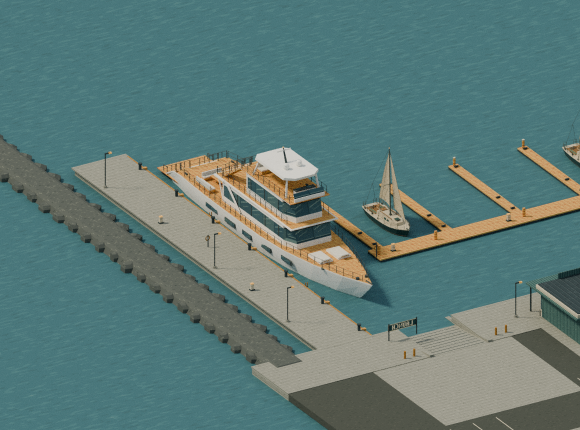
#> input picture prototypes/breakwater-harbor/renders/quay.png, 1160 x 860 px, given in place of day.png, which was not available (shown at 1/2 size)
$ python package_review.py
#> lines starting #> are read from the running program, lines starting #| are printed output that depends on the picture
"""Compose the published contact sheet from the actual exported model renders."""
from pathlib import Path
from PIL import Image, ImageDraw, ImageFont, ImageOps

root=Path(__file__).resolve().parent
views=[
    ("day","The harbor basin"), ("dusk","Quay lights at dusk"), ("above","Berths and approach"),
    ("warehouse","Dry-stack portal"), ("rack-layout","Three-tier rack cutaway"), ("dockside","Floating slips at eye level"),
    ("quay","Vesper at the visitor quay"), ("rear","Service side and trailer lot"), ("filament","Export in desktop Filament"),
]
sheet=Image.new("RGB",(1440,1110),"#26373a")
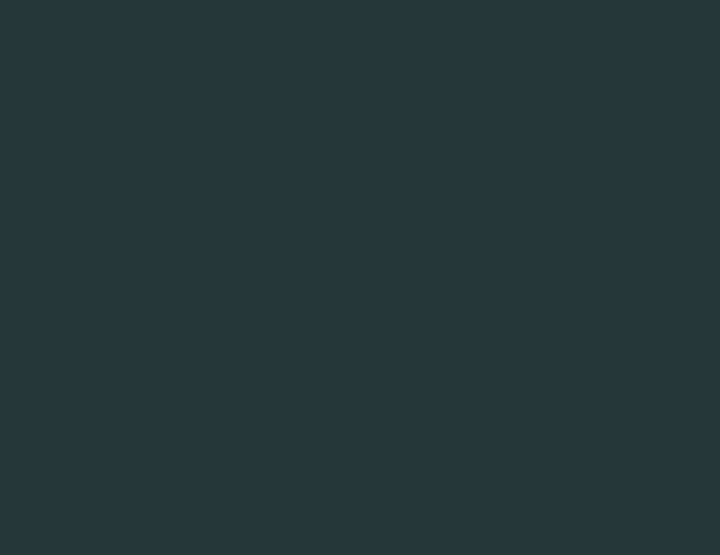
#> sheet: PIL image 1440x1110 RGB (shown at 1/2 size); mean R, G, B 38, 55, 58
draw=ImageDraw.Draw(sheet)
font=ImageFont.truetype("DejaVuSans.ttf",19)
for index,(view,label) in enumerate(views):
    x,y=(index%3)*480,(index//3)*370
    with Image.open(root/"renders"/f"{view}.png") as image:
#> image is the input picture: PIL image 1160x860 RGBA; mean R, G, B, A 93.3, 121.7, 118.8, 255
        image=ImageOps.contain(image.convert("RGB"),(460,332))
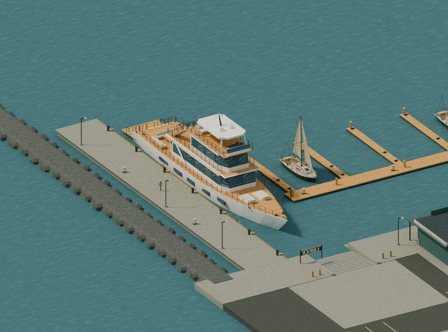
#> image: PIL image 448x332 RGB; mean R, G, B 93.3, 121.7, 118.8
    sheet.paste(image,(x+(480-image.width)//2,y+9+(332-image.height)//2))
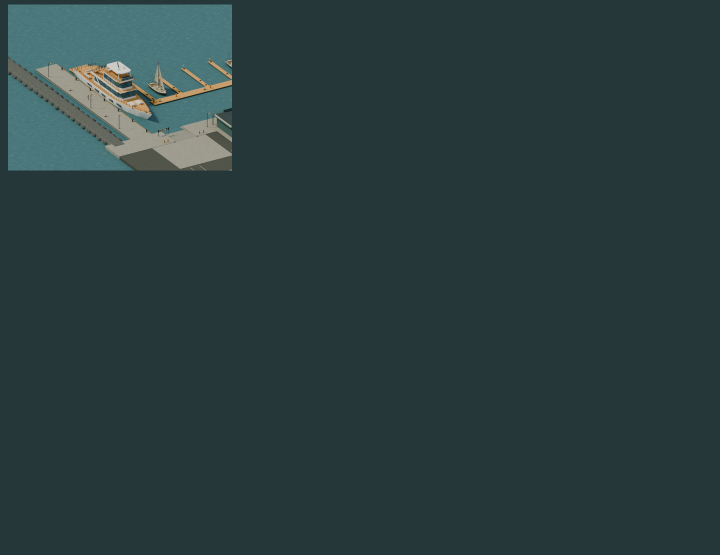
#> sheet: PIL image 1440x1110 RGB (shown at 1/2 size); mean R, G, B 43.1, 61.2, 63.7
    draw.text((x+16,y+344),label,font=font,fill="#e9dfc5")
#> pass 2 of the loop `for index,(view,label) in enumerate(views):`:
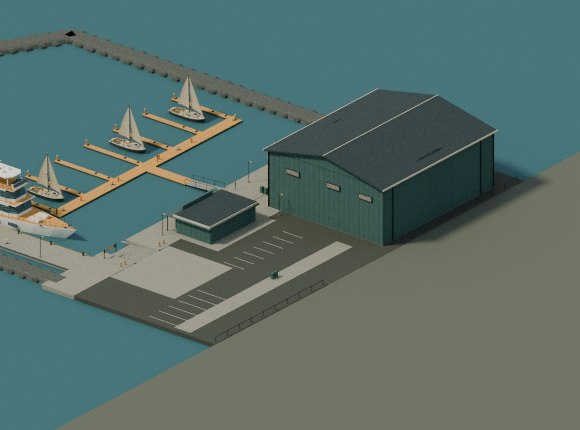
#> input picture prototypes/breakwater-harbor/renders/rear.png, 1160 x 860 px, given in place of dusk.png, which was not available (shown at 1/2 size)
#> image is the input picture: PIL image 1160x860 RGBA; mean R, G, B, A 88.8, 110.4, 104.9, 255
#> `image=ImageOps.contain(image.convert("RGB"),(460,332))`:
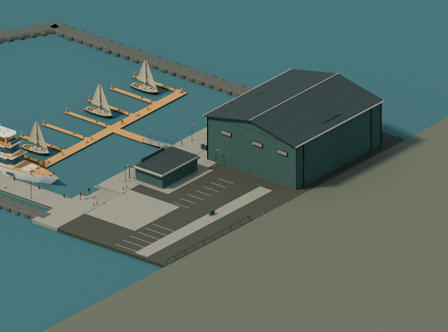
#> image: PIL image 448x332 RGB; mean R, G, B 88.8, 110.4, 104.9
#> `sheet.paste(image,(x+(480-image.width)//2,y+9+(332-image.height)//2))`:
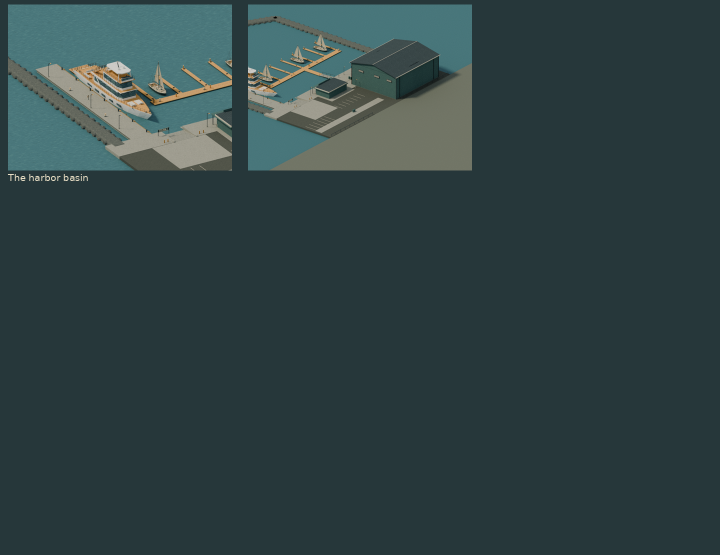
#> sheet: PIL image 1440x1110 RGB (shown at 1/2 size); mean R, G, B 47.9, 66.4, 68.1
#> (the run stopped early here; a loop or call above may not have finished)
